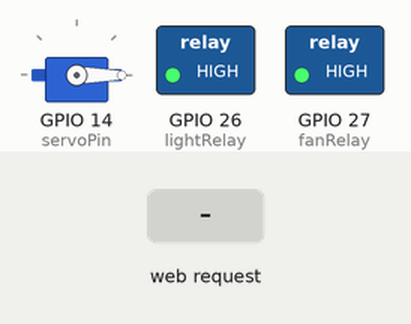
The sketch below on a simulated ESP32. On the bench: servo, switched loads named in the sketch (green lamp = pin HIGH). The test bench sets the inputs (shaded band). WiFi joins after 1.5 s; servers stay silent unless stated; what the sketch prints to the serial monitor is not drawn.

Above: at 2.7 s.
2.8 s: HTTP request GET /light/on received
At 3.4 s:
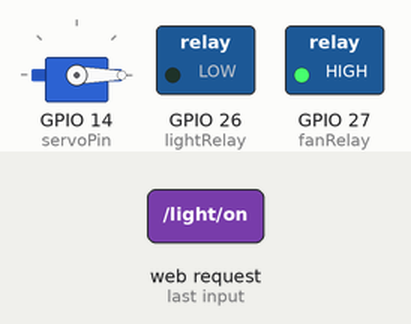
4.3 s: HTTP request GET /fan/on received
At 5.5 s:
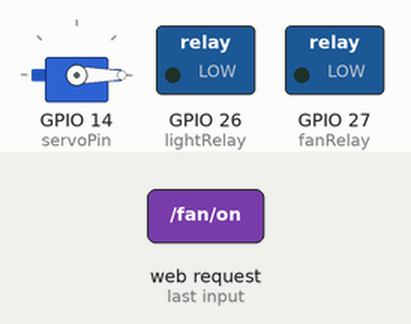
5.8 s: HTTP request GET /light/off received
At 6.8 s:
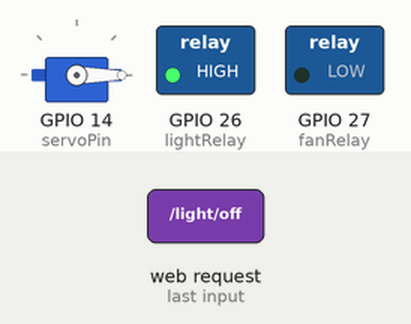
7.3 s: HTTP request GET /door/open received
At 8.0 s:
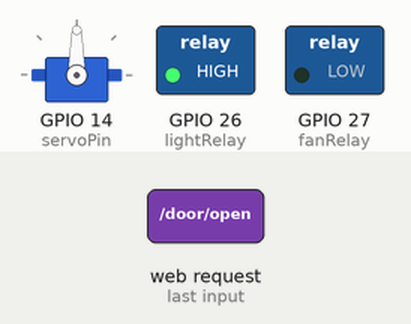
8.8 s: HTTP request GET /fan/off received
At 9.1 s:
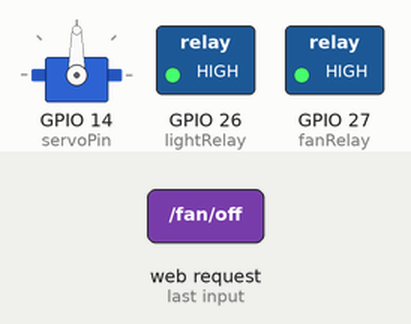
10.3 s: HTTP request GET /door/close received
At 11.5 s:
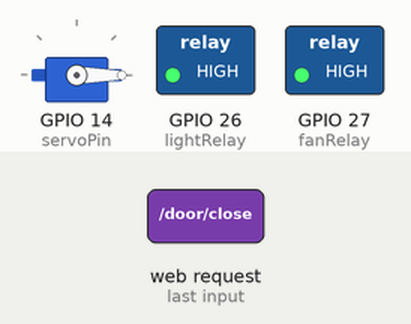
Timing chart, 0 to 12.8 s (numbered marks = the images above; inputs shaded):
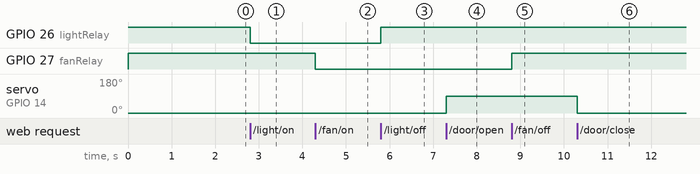

Measured:
- after the input at 2.8 s, GPIO 26 (lightRelay): HIGH → LOW at once
- after the input at 4.3 s, GPIO 27 (fanRelay): HIGH → LOW at once
- after the input at 5.8 s, GPIO 26 (lightRelay): LOW → HIGH at once
- after the input at 7.3 s, servo on GPIO 14 (servoPin): 0° → 90° at once
- after the input at 8.8 s, GPIO 27 (fanRelay): LOW → HIGH at once
- after the input at 10.3 s, servo on GPIO 14 (servoPin): 90° → 0° at once

The sketch:

Smart-Home-ESP32-AI.ino
```cpp
#include <WiFi.h>
#include <WebServer.h>
#include <Servo.h>

// ===== WiFi =====
const char* ssid = "YOUR_WIFI";
const char* password = "YOUR_PASSWORD";

// ===== Pins =====
int lightRelay = 26;
int fanRelay = 27;
int servoPin = 14;

// ===== Objects =====
WebServer server(80);
Servo door;

// ===== Setup =====
void setup() {
  Serial.begin(115200);

  pinMode(lightRelay, OUTPUT);
  pinMode(fanRelay, OUTPUT);

  door.attach(servoPin);
  door.write(0); // Door Closed

  digitalWrite(lightRelay, HIGH);
  digitalWrite(fanRelay, HIGH);

  WiFi.begin(ssid, password);
  while (WiFi.status() != WL_CONNECTED) {
    delay(500);
    Serial.print(".");
  }

  Serial.println("\nWiFi Connected");
  Serial.println(WiFi.localIP());

  // ===== AI Commands =====
  server.on("/light/on", []() {
    digitalWrite(lightRelay, LOW);
    server.send(200, "text/plain", "Light ON");
  });

  server.on("/light/off", []() {
    digitalWrite(lightRelay, HIGH);
    server.send(200, "text/plain", "Light OFF");
  });

  server.on("/fan/on", []() {
    digitalWrite(fanRelay, LOW);
    server.send(200, "text/plain", "Fan ON");
  });

  server.on("/fan/off", []() {
    digitalWrite(fanRelay, HIGH);
    server.send(200, "text/plain", "Fan OFF");
  });

  server.on("/door/open", []() {
    door.write(90);
    server.send(200, "text/plain", "Door Open");
  });

  server.on("/door/close", []() {
    door.write(0);
    server.send(200, "text/plain", "Door Closed");
  });

  server.begin();
}

// ===== Loop =====
void loop() {
  server.handleClient();
}
```
